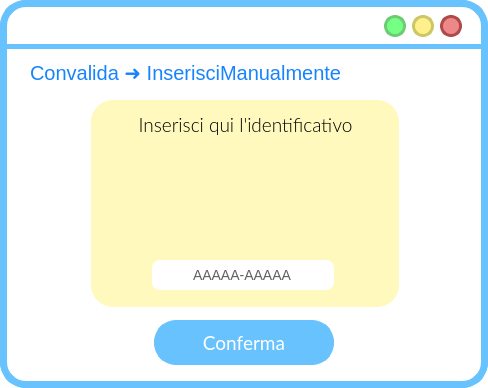
<?xml version="1.0" encoding="UTF-8"?>
<ui version="4.0">
 <class>MainWindow</class>
 <widget class="QMainWindow" name="MainWindow">
  <property name="geometry">
   <rect>
    <x>0</x>
    <y>0</y>
    <width>488</width>
    <height>388</height>
   </rect>
  </property>
  <property name="windowTitle">
   <string>MainWindow</string>
  </property>
  <property name="styleSheet">
   <string notr="true">QWidget{
background:rgb(255, 255, 255);
border-radius:26px;
border-color:rgb(104, 194, 253);
border-style: solid;
border-width:7;
}
QLabel{
border-width:0;
font: 20pt &quot;Lato Light&quot;;
}
QLineEdit{
border-width:0;
font: 14pt &quot;Lato Light&quot;;
}
QAbstractItemView {
    border: 3px solid  rgb(104, 194, 253);  
border-radius:8px;
  selection-background-color:  rgb(104, 194, 253);
margin:-2px;
text-align:center;
border-width:5;
}</string>
  </property>
  <widget class="QWidget" name="centralwidget">
   <widget class="QLabel" name="label">
    <property name="geometry">
     <rect>
      <x>0</x>
      <y>44</y>
      <width>641</width>
      <height>5</height>
     </rect>
    </property>
    <property name="styleSheet">
     <string notr="true">background-color:rgb(104, 194, 253);</string>
    </property>
    <property name="text">
     <string/>
    </property>
   </widget>
   <widget class="QPushButton" name="reduceButton">
    <property name="geometry">
     <rect>
      <x>384</x>
      <y>15</y>
      <width>22</width>
      <height>22</height>
     </rect>
    </property>
    <property name="sizePolicy">
     <sizepolicy hsizetype="Fixed" vsizetype="Fixed">
      <horstretch>0</horstretch>
      <verstretch>0</verstretch>
     </sizepolicy>
    </property>
    <property name="minimumSize">
     <size>
      <width>22</width>
      <height>22</height>
     </size>
    </property>
    <property name="maximumSize">
     <size>
      <width>24</width>
      <height>24</height>
     </size>
    </property>
    <property name="cursor">
     <cursorShape>PointingHandCursor</cursorShape>
    </property>
    <property name="styleSheet">
     <string notr="true">QPushButton{
 background-color:#76ff85;
 border-style: solid;
 border-radius:11px;
font: 18pt &quot;Candara&quot;;
border-color:#6bcc73;
border-width:3;
}

QPushButton::pressed{
	background-color : white;
	border-color:#6bcc73;
	border-width:3;
}
</string>
    </property>
    <property name="text">
     <string/>
    </property>
   </widget>
   <widget class="QPushButton" name="exitButton">
    <property name="geometry">
     <rect>
      <x>440</x>
      <y>15</y>
      <width>22</width>
      <height>22</height>
     </rect>
    </property>
    <property name="sizePolicy">
     <sizepolicy hsizetype="Fixed" vsizetype="Fixed">
      <horstretch>0</horstretch>
      <verstretch>0</verstretch>
     </sizepolicy>
    </property>
    <property name="minimumSize">
     <size>
      <width>22</width>
      <height>22</height>
     </size>
    </property>
    <property name="maximumSize">
     <size>
      <width>24</width>
      <height>24</height>
     </size>
    </property>
    <property name="cursor">
     <cursorShape>PointingHandCursor</cursorShape>
    </property>
    <property name="styleSheet">
     <string notr="true">QPushButton{
 background-color:#ee8888;
 border-style: solid;
 border-radius:11px;
font: 18pt &quot;Candara&quot;;
border-color:#ae4a4a;
border-width:3;
}

QPushButton::pressed{
	background-color : white;
	border-color:#ae4a4a;
	border-width:3;
}
</string>
    </property>
    <property name="text">
     <string/>
    </property>
   </widget>
   <widget class="QPushButton" name="maximizeButton">
    <property name="geometry">
     <rect>
      <x>412</x>
      <y>15</y>
      <width>22</width>
      <height>22</height>
     </rect>
    </property>
    <property name="sizePolicy">
     <sizepolicy hsizetype="Fixed" vsizetype="Fixed">
      <horstretch>0</horstretch>
      <verstretch>0</verstretch>
     </sizepolicy>
    </property>
    <property name="minimumSize">
     <size>
      <width>20</width>
      <height>20</height>
     </size>
    </property>
    <property name="maximumSize">
     <size>
      <width>24</width>
      <height>24</height>
     </size>
    </property>
    <property name="cursor">
     <cursorShape>PointingHandCursor</cursorShape>
    </property>
    <property name="styleSheet">
     <string notr="true">QPushButton{
 background-color:#fff08c	;
 border-style: solid;
 border-radius:11px;
font: 18pt &quot;Candara&quot;;
border-color:#ccc664;
border-width:3;
}

QPushButton::pressed{
	background-color : white;
	border-color:#ccc664;
	border-width:3;
}
</string>
    </property>
    <property name="text">
     <string/>
    </property>
   </widget>
   <widget class="QLabel" name="titoloLabel">
    <property name="geometry">
     <rect>
      <x>30</x>
      <y>57</y>
      <width>361</width>
      <height>31</height>
     </rect>
    </property>
    <property name="styleSheet">
     <string notr="true">font-size: 20px;
text-align: left;
background-color: rgba(255, 255, 255,0);
color: #1684FC;
font: 14pt &quot;Lato&quot;;</string>
    </property>
    <property name="text">
     <string>Convalida ➜ InserisciManualmente</string>
    </property>
   </widget>
   <widget class="QLabel" name="label_3">
    <property name="geometry">
     <rect>
      <x>20</x>
      <y>10</y>
      <width>361</width>
      <height>31</height>
     </rect>
    </property>
    <property name="cursor">
     <cursorShape>SizeAllCursor</cursorShape>
    </property>
    <property name="styleSheet">
     <string notr="true">color: rgba(255, 255, 255,0);
background-color:rgba(255, 255, 255,0);</string>
    </property>
    <property name="text">
     <string/>
    </property>
   </widget>
   <widget class="QLabel" name="indietroLabel">
    <property name="geometry">
     <rect>
      <x>420</x>
      <y>60</y>
      <width>38</width>
      <height>38</height>
     </rect>
    </property>
    <property name="font">
     <font>
      <family>Lato Light</family>
      <pointsize>20</pointsize>
      <weight>50</weight>
      <italic>false</italic>
      <bold>false</bold>
     </font>
    </property>
    <property name="styleSheet">
     <string notr="true">QLabel{
left: 679px;
top: 140px;
width: 38px;
height: 38px;
border-radius: 33px;
background-color: rgba(173, 237, 255, 0);
}</string>
    </property>
    <property name="text">
     <string/>
    </property>
    <property name="pixmap">
     <pixmap>res/arrow_back_FILL1_wght700_GRAD200_opsz48_risultato.png</pixmap>
    </property>
    <property name="scaledContents">
     <bool>true</bool>
    </property>
    <property name="margin">
     <number>0</number>
    </property>
   </widget>
   <widget class="QLabel" name="label_2">
    <property name="geometry">
     <rect>
      <x>91</x>
      <y>100</y>
      <width>308</width>
      <height>207</height>
     </rect>
    </property>
    <property name="styleSheet">
     <string notr="true">QLabel{
left: 368px;
top: 159px;
width: 190px;
height: 185px;
line-height: 20px;
border-radius: 22px;
background-color: rgb(255, 249, 190);
color: rgba(16, 16, 16, 100);
font-size: 14px;
text-align: center;

}</string>
    </property>
    <property name="text">
     <string/>
    </property>
    <property name="scaledContents">
     <bool>true</bool>
    </property>
    <property name="margin">
     <number>17</number>
    </property>
   </widget>
   <widget class="QLabel" name="label_4">
    <property name="geometry">
     <rect>
      <x>200</x>
      <y>150</y>
      <width>100</width>
      <height>100</height>
     </rect>
    </property>
    <property name="styleSheet">
     <string notr="true">QLabel{
left: 368px;
top: 159px;
width: 190px;
height: 185px;
line-height: 20px;
border-radius: 22px;
background-color: rgb(255, 249, 190);
color: rgba(16, 16, 16, 100);
font-size: 14px;
text-align: center;

}</string>
    </property>
    <property name="text">
     <string/>
    </property>
    <property name="pixmap">
     <pixmap>res/qr_code_2_FILL1_wght600_GRAD200_opsz48_risultato.png</pixmap>
    </property>
    <property name="scaledContents">
     <bool>true</bool>
    </property>
    <property name="margin">
     <number>0</number>
    </property>
   </widget>
   <widget class="QLabel" name="label_5">
    <property name="geometry">
     <rect>
      <x>10</x>
      <y>100</y>
      <width>471</width>
      <height>51</height>
     </rect>
    </property>
    <property name="font">
     <font>
      <family>Lato Light</family>
      <pointsize>14</pointsize>
      <weight>50</weight>
      <italic>false</italic>
      <bold>false</bold>
     </font>
    </property>
    <property name="styleSheet">
     <string notr="true">QLabel{
font: 14pt &quot;Lato Light&quot;;
background-color: rgba(255, 255, 255,0);
}</string>
    </property>
    <property name="text">
     <string>&lt;html&gt;&lt;head/&gt;&lt;body&gt;&lt;p align=&quot;center&quot;&gt;Inserisci qui l'identificativo&lt;/p&gt;&lt;/body&gt;&lt;/html&gt;</string>
    </property>
   </widget>
   <widget class="QLineEdit" name="lineEdit">
    <property name="geometry">
     <rect>
      <x>152</x>
      <y>260</y>
      <width>182</width>
      <height>30</height>
     </rect>
    </property>
    <property name="styleSheet">
     <string notr="true">left: 122px;
top: 304px;
width: 182px;
height: 30px;
border-radius: 8px;
background-color: rgba(255, 255, 255);
color: rgba(96, 96, 96);
font-size: 14px;
text-align: center;

border: 2px solid rgba(255, 255, 255);</string>
    </property>
    <property name="inputMask">
     <string>&gt;AAAAA-AAAAA;#</string>
    </property>
    <property name="text">
     <string>AAAAA-AAAAA</string>
    </property>
    <property name="alignment">
     <set>Qt::AlignCenter</set>
    </property>
    <property name="placeholderText">
     <string>C1098293</string>
    </property>
   </widget>
   <widget class="QPushButton" name="confermaButton">
    <property name="geometry">
     <rect>
      <x>154</x>
      <y>320</y>
      <width>180</width>
      <height>45</height>
     </rect>
    </property>
    <property name="font">
     <font>
      <family>Lato</family>
      <pointsize>14</pointsize>
      <weight>50</weight>
      <italic>false</italic>
      <bold>false</bold>
     </font>
    </property>
    <property name="cursor">
     <cursorShape>PointingHandCursor</cursorShape>
    </property>
    <property name="autoFillBackground">
     <bool>false</bool>
    </property>
    <property name="styleSheet">
     <string notr="true">QPushButton{
 background-color:rgb(104, 194, 253);
 border-style: solid;
 border-radius:22px;
color: rgb(255, 255, 255);
font: 14pt &quot;Lato&quot;;
}

QPushButton::hover{


	border-color : rgb(15, 138, 204);
	color: white;
border-width:0;
}

QPushButton::pressed{
	border-color:rgb(104, 194, 253);
	border-width:4;
	background-color : white;
	color:rgb(104, 194, 253);
}
</string>
    </property>
    <property name="text">
     <string>Conferma</string>
    </property>
   </widget>
  </widget>
 </widget>
 <resources>
  <include location="../../../AppData/Local/Temp/res.qrc"/>
  <include location="../../../AppData/Local/Temp/res/res.qrc"/>
 </resources>
 <connections/>
</ui>
